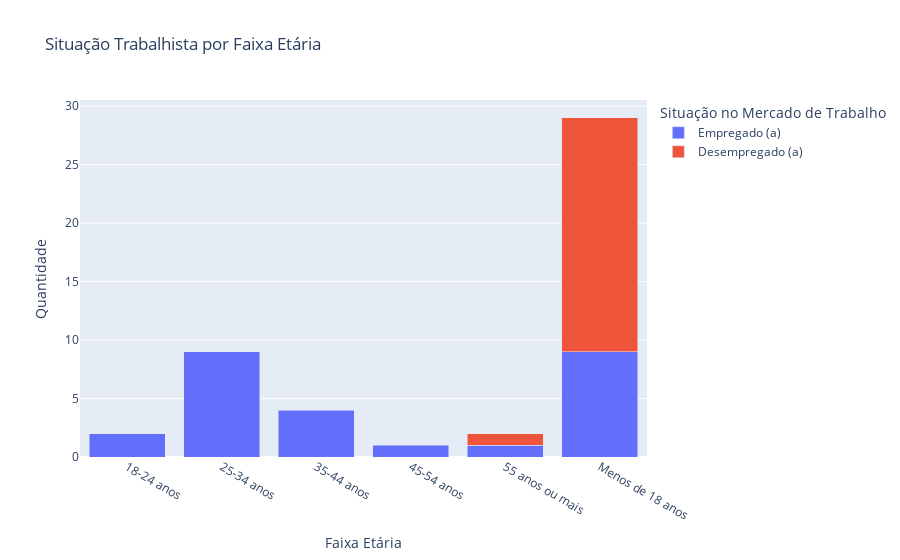

Notebook cell for this chart:
### Markdown cell above
#### Vendo a relação entre 'Faixa Etária' e 'Situação no Mercado de Trabalho'

### Code cell
# Exemplo de DataFrame com colunas 'Faixa Etária' e 'Situação no Mercado de Trabalho'
df_grouped = df_incluses.groupby(['Faixa Etária', 'Situação no Mercado de Trabalho']).size().reset_index(name='Contagem')

# Criando o gráfico de barras empilhadas
fig = px.bar(df_grouped, 
             x='Faixa Etária', 
             y='Contagem', 
             color='Situação no Mercado de Trabalho', 
             title='Situação Trabalhista por Faixa Etária',
             labels={'Contagem': 'Quantidade', 'Faixa Etária': 'Faixa Etária'},
             barmode='stack')

fig.show()

### Figure 1 — Plotly figure (JSON) as saved in the notebook; plotly's stock layout.template omitted (floating-point values rounded to 4 significant figures)
{"data": [{"alignmentgroup": "True", "hovertemplate": "Situação no Mercado de Trabalho=Empregado (a)<br>Faixa Etária=%{x}<br>Quantidade=%{y}<extra></extra>", "legendgroup": "Empregado (a)", "marker": {"color": "#636efa", "pattern": {"shape": ""}}, "name": "Empregado (a)", "offsetgroup": "Empregado (a)", "orientation": "v", "showlegend": true, "textposition": "auto", "type": "bar", "x": ["18-24 anos", "25-34 anos", "35-44 anos", "45-54 anos", "55 anos ou mais", "Menos de 18 anos"], "xaxis": "x", "y": [2, 9, 4, 1, 1, 9], "yaxis": "y"}, {"alignmentgroup": "True", "hovertemplate": "Situação no Mercado de Trabalho=Desempregado (a)<br>Faixa Etária=%{x}<br>Quantidade=%{y}<extra></extra>", "legendgroup": "Desempregado (a)", "marker": {"color": "#EF553B", "pattern": {"shape": ""}}, "name": "Desempregado (a)", "offsetgroup": "Desempregado (a)", "orientation": "v", "showlegend": true, "textposition": "auto", "type": "bar", "x": ["55 anos ou mais", "Menos de 18 anos"], "xaxis": "x", "y": [1, 20], "yaxis": "y"}], "layout": {"barmode": "stack", "legend": {"title": {"text": "Situação no Mercado de Trabalho"}, "tracegroupgap": 0}, "title": {"text": "Situação Trabalhista por Faixa Etária"}, "xaxis": {"anchor": "y", "domain": [0, 1], "title": {"text": "Faixa Etária"}}, "yaxis": {"anchor": "x", "domain": [0, 1], "title": {"text": "Quantidade"}}}}
